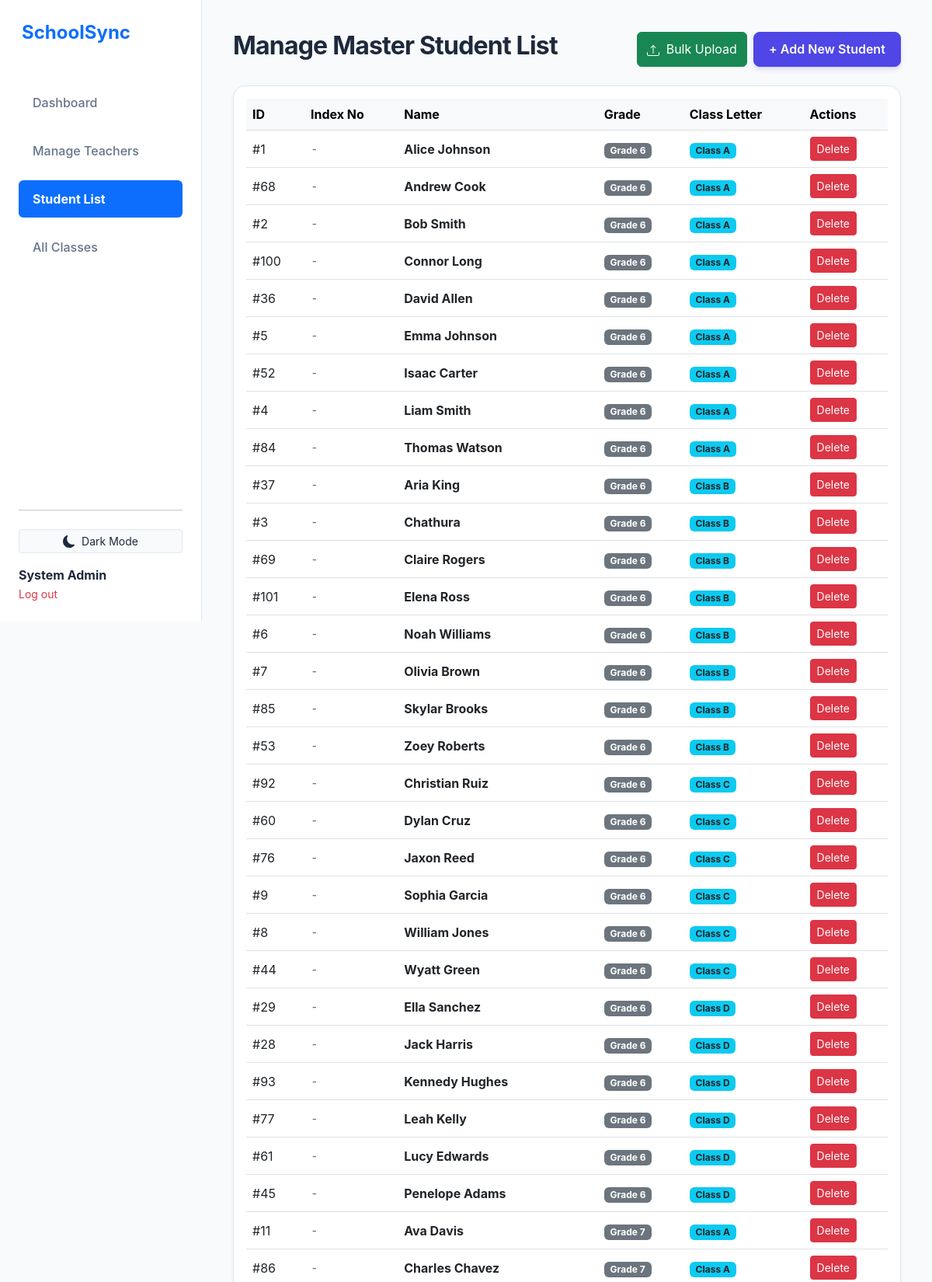
Page /admin_students.php (signed in, upper part) on the committed database.
### tables this page shows
CREATE TABLE `students` (
  `id` int(11) NOT NULL,
  `name` varchar(100) NOT NULL,
  `grade` int(11) NOT NULL,
  `class_letter` char(1) NOT NULL
);

### admin_students.php (the view, shortened to what this page needs)
<?php
require 'db.php';
$students = $pdo->query("SELECT * FROM students ORDER BY grade ASC, class_letter ASC, name ASC")->fetchAll();
include 'header.php';
?>
<div class="d-flex justify-content-between align-items-center mb-4">
    <h2 class="fw-bold">Manage Master Student List</h2>
    <div class="d-flex gap-2">
        <button type="button" class="btn btn-success" data-bs-toggle="modal" data-bs-target="#bulkUploadModal">
            Bulk Upload
        </button>
        <button type="button" class="btn btn-primary" data-bs-toggle="modal" data-bs-target="#addStudentModal">
            + Add New Student
        </button>
    </div>
</div>
<div class="card shadow-sm">
    <div class="card-body">
        <div class="table-responsive">
            <table class="table table-hover align-middle">
                <thead class="table-light">
                    <tr>
                        <th>ID</th>
                        <th>Index No</th>
                        <th>Name</th>
                        <th>Grade</th>
                        <th>Class Letter</th>
                        <th>Actions</th>
                    </tr>
                </thead>
                <tbody>
                    <?php foreach($students as $s): ?>
                    <tr>
                        <td>#<?php echo $s['id']; ?></td>
                        <td><span class="font-monospace text-muted"><?php echo htmlspecialchars($s['index_no'] ?? '-'); ?></span></td>
                        <td class="fw-bold"><?php echo htmlspecialchars($s['name']); ?></td>
                        <td><span class="badge bg-secondary">Grade <?php echo $s['grade']; ?></span></td>
                        <td><span class="badge bg-info text-dark">Class <?php echo $s['class_letter']; ?></span></td>
                        <td>
                            <a href="admin_students.php?delete_id=<?php echo $s['id']; ?>"
                               class="btn btn-sm btn-danger"
                               onclick="return confirm('Are you sure? This will remove the student from ALL teacher classes.');">
                                Delete
                            </a>
                        </td>
                    </tr>
                    <?php endforeach; ?>
                </tbody>
            </table>
        </div>
    </div>
</div>
<?php include 'footer.php'; ?>

### style.css (style rules this page uses)
:root { --primary: #4F46E5; --primary-hover: #4338CA; --secondary: #64748B; --bg-body: #F8FAFC; --bg-card: #FFFFFF; --bg-sidebar: #FFFFFF; --text-main: #1E293B; --text-muted: #64748B; --text-light: #94A3B8; --border-color: #E2E8F0; --shadow-sm: 0 1px 2px 0 rgb(0 0 0 / 0.05); --shadow-md: 0 4px 6px -1px rgb(0 0 0 / 0.1), 0 2px 4px -2px rgb(0 0 0 / 0.1); --shadow-lg: 0 10px 15px -3px rgb(0 0 0 / 0.1), 0 4px 6px -4px rgb(0 0 0 / 0.1); --sidebar-width: 260px; --radius-lg: 16px; --radius-md: 12px; }
h1, h2, h3, h4, h5, h6 { color: var(--text-main); font-weight: 700; letter-spacing: -0.025em; }
.text-muted { color: var(--text-muted) !important; }
.card { background: var(--bg-card); border: 1px solid var(--border-color); border-radius: var(--radius-lg); box-shadow: var(--shadow-sm); overflow: hidden; transition: transform 0.2s, box-shadow 0.2s, background-color 0.3s, border-color 0.3s; }
.btn-primary { background-color: var(--primary); border-color: var(--primary); border-radius: 8px; padding: 0.6rem 1.2rem; font-weight: 600; box-shadow: 0 4px 6px -1px rgba(79, 70, 229, 0.2); transition: all 0.2s; }

### rows in the picture
students: id "1", index_no "-", name "Alice Johnson", grade "6", class_letter "A"
students: id "68", index_no "-", name "Andrew Cook", grade "6", class_letter "A"
students: id "2", index_no "-", name "Bob Smith", grade "6", class_letter "A"
students: id "100", index_no "-", name "Connor Long", grade "6", class_letter "A"
students: id "36", index_no "-", name "David Allen", grade "6", class_letter "A"
students: id "5", index_no "-", name "Emma Johnson", grade "6", class_letter "A"
students: id "52", index_no "-", name "Isaac Carter", grade "6", class_letter "A"
students: id "4", index_no "-", name "Liam Smith", grade "6", class_letter "A"
students: id "84", index_no "-", name "Thomas Watson", grade "6", class_letter "A"
students: id "37", index_no "-", name "Aria King", grade "6", class_letter "B"
students: id "3", index_no "-", name "Chathura", grade "6", class_letter "B"
students: id "69", index_no "-", name "Claire Rogers", grade "6", class_letter "B"
students: id "101", index_no "-", name "Elena Ross", grade "6", class_letter "B"
students: id "6", index_no "-", name "Noah Williams", grade "6", class_letter "B"
students: id "7", index_no "-", name "Olivia Brown", grade "6", class_letter "B"
students: id "85", index_no "-", name "Skylar Brooks", grade "6", class_letter "B"
students: id "53", index_no "-", name "Zoey Roberts", grade "6", class_letter "B"
students: id "92", index_no "-", name "Christian Ruiz", grade "6", class_letter "C"
students: id "60", index_no "-", name "Dylan Cruz", grade "6", class_letter "C"
students: id "76", index_no "-", name "Jaxon Reed", grade "6", class_letter "C"
students: id "9", index_no "-", name "Sophia Garcia", grade "6", class_letter "C"
students: id "8", index_no "-", name "William Jones", grade "6", class_letter "C"
students: id "44", index_no "-", name "Wyatt Green", grade "6", class_letter "C"
students: id "29", index_no "-", name "Ella Sanchez", grade "6", class_letter "D"
students: id "28", index_no "-", name "Jack Harris", grade "6", class_letter "D"
students: id "93", index_no "-", name "Kennedy Hughes", grade "6", class_letter "D"
students: id "77", index_no "-", name "Leah Kelly", grade "6", class_letter "D"
students: id "61", index_no "-", name "Lucy Edwards", grade "6", class_letter "D"
students: id "45", index_no "-", name "Penelope Adams", grade "6", class_letter "D"
students: id "11", index_no "-", name "Ava Davis", grade "7", class_letter "A"
students: id "86", index_no "-", name "Charles Chavez", grade "7", class_letter "A"

### other values in the picture
$_SESSION['full_name'] "System Admin"
